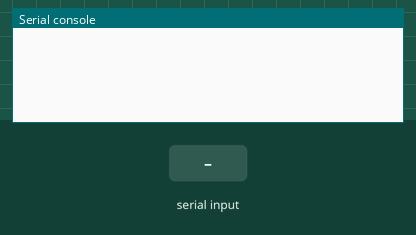
Bench run of a program on a simulated CircuitPython board. Parts: the last lines printed to the serial console. The inputs (shaded band) are chosen by the test bench. USB keyboard and mouse output is not drawn.

Above: at 1.2 s.
1.3 s: "PING\n" received over the second serial link
At 2.0 s:
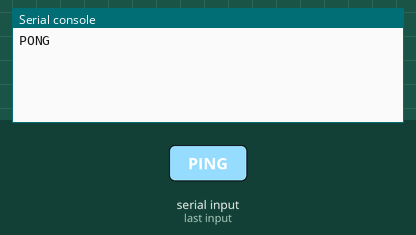
2.8 s: "STOP\n" received over the second serial link
At 3.2 s:
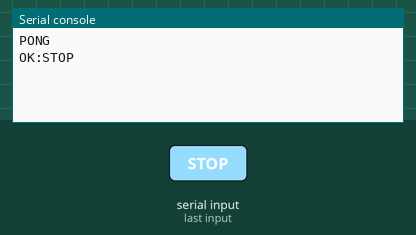
4.3 s: "PRESS\n" received over the second serial link
At 5.5 s:
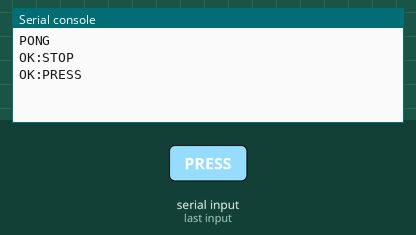
5.8 s: "RELEASE\n" received over the second serial link
At 6.8 s:
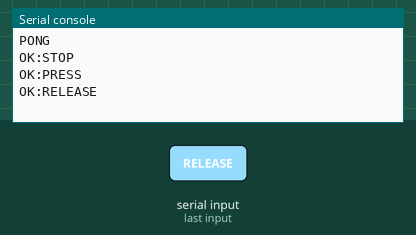
7.3 s: "CLICK\n" received over the second serial link
At 8.5 s:
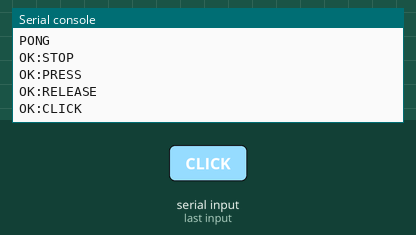
8.8 s: "CLICK:\n" received over the second serial link
At 10.2 s:
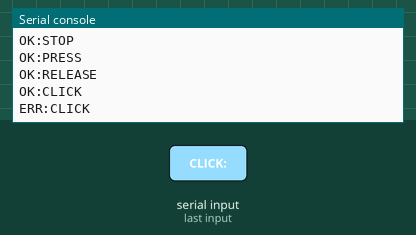

The program:

code.py
```python
# Pico Image Auto Clicker - firmware (CircuitPython)
#
# Listens on the usb_cdc "data" serial channel for a small text protocol
# and drives a USB HID relative mouse + keyboard in response.
# See pc/pico_serial.py for the PC-side counterpart.
#
# Protocol (newline-terminated ASCII):
#   PING               -> replies PONG
#   MOVE:<dx>:<dy>     -> relative mouse move by (dx, dy) pixels, chunked to
#                         the HID report's +-127 range -> OK:MOVE / ERR:MOVE
#   CLICK[:<ms>]       -> left button down, wait <ms> (default 20), up
#                         -> OK:CLICK / ERR:CLICK
#   PRESS              -> left button down, held (for drag) -> OK:PRESS
#   RELEASE            -> left button up -> OK:RELEASE
#   STOP               -> no-op acknowledgement, used for emergency stop
#                         -> OK:STOP
#   KEYDOWN:<keycode>  -> press keyboard key (HID keycode int) -> OK:KEYDOWN / ERR:KEYDOWN
#   KEYUP:<keycode>    -> release keyboard key               -> OK:KEYUP   / ERR:KEYUP
#   anything else      -> ERR:UNKNOWN

import time

import usb_cdc
import usb_hid
from adafruit_hid.keyboard import Keyboard
from adafruit_hid.mouse import Mouse

DEFAULT_CLICK_PULSE_MS = 20
MAX_HID_STEP = 127  # boot-protocol relative mouse reports are signed 8-bit

serial = usb_cdc.data
if serial is None:
    # boot.py did not run (no hard reset yet) -- nothing we can do but stop.
    raise RuntimeError("usb_cdc.data is not enabled; power-cycle the Pico after copying boot.py")

mouse = Mouse(usb_hid.devices)
keyboard = Keyboard(usb_hid.devices)

_rx_buffer = b""


def send(message):
    serial.write((message + "\n").encode("utf-8"))


def do_move(dx, dy):
    dx, dy = int(dx), int(dy)
    while dx != 0 or dy != 0:
        step_x = max(-MAX_HID_STEP, min(MAX_HID_STEP, dx))
        step_y = max(-MAX_HID_STEP, min(MAX_HID_STEP, dy))
        mouse.move(step_x, step_y, 0)
        dx -= step_x
        dy -= step_y


def do_click(pulse_ms):
    mouse.press(Mouse.LEFT_BUTTON)
    time.sleep(pulse_ms / 1000.0)
    mouse.release(Mouse.LEFT_BUTTON)


def handle_command(cmd):
    if cmd == "PING":
        send("PONG")
    elif cmd == "STOP":
        send("OK:STOP")
    elif cmd == "PRESS":
        try:
            mouse.press(Mouse.LEFT_BUTTON)
            send("OK:PRESS")
        except Exception:
            send("ERR:PRESS")
    elif cmd == "RELEASE":
        try:
            mouse.release(Mouse.LEFT_BUTTON)
            send("OK:RELEASE")
        except Exception:
            send("ERR:RELEASE")
    elif cmd == "CLICK" or cmd.startswith("CLICK:"):
        parts = cmd.split(":")
        pulse_ms = DEFAULT_CLICK_PULSE_MS
        if len(parts) == 2:
            try:
                pulse_ms = int(parts[1])
            except ValueError:
                send("ERR:CLICK")
                return
        try:
            do_click(pulse_ms)
            send("OK:CLICK")
        except Exception:
            send("ERR:CLICK")
    elif cmd.startswith("MOVE:"):
        parts = cmd.split(":")
        if len(parts) == 3:
            try:
                do_move(parts[1], parts[2])
                send("OK:MOVE")
            except ValueError:
                send("ERR:MOVE")
        else:
            send("ERR:MOVE")
    elif cmd.startswith("KEYDOWN:"):
        parts = cmd.split(":")
        if len(parts) == 2:
            try:
                keycode = int(parts[1])
                keyboard.press(keycode)
                send("OK:KEYDOWN")
            except Exception:
                send("ERR:KEYDOWN")
        else:
            send("ERR:KEYDOWN")
    elif cmd.startswith("KEYUP:"):
        parts = cmd.split(":")
        if len(parts) == 2:
            try:
                keycode = int(parts[1])
                keyboard.release(keycode)
                send("OK:KEYUP")
            except Exception:
                send("ERR:KEYUP")
        else:
            send("ERR:KEYUP")
    else:
        send("ERR:UNKNOWN")


while True:
    if serial.in_waiting > 0:
        _rx_buffer += serial.read(serial.in_waiting)
        while b"\n" in _rx_buffer:
            line, _rx_buffer = _rx_buffer.split(b"\n", 1)
            text = line.decode("utf-8", "ignore").strip()
            if text:
                handle_command(text)
    time.sleep(0.005)
```

Measured:
- after the input at 1.3 s, the serial console: prints a new line at once (image 1)
- after the input at 2.8 s, the serial console: prints a new line at once (image 2)
- after the input at 4.3 s, the serial console: prints a new line at once (image 3)
- after the input at 5.8 s, the serial console: prints a new line at once (image 4)
- after the input at 7.3 s, the serial console: prints a new line at once (image 5)
- after the input at 8.8 s, the serial console: prints a new line at once (image 6)
